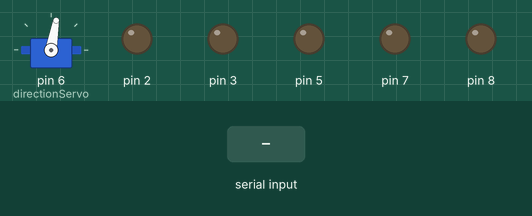
Recording of a sketch running on a simulated Arduino Uno, built with avr-gcc and run on an emulated ATmega328P. Shown: servo, output pins drawn as LEDs (lit = HIGH). Dashed ring = blinking. The inputs (shaded band) are chosen by the test bench.

Above: at 1.2 s.
1.3 s: byte 3 (BACKWARD) received over Serial
At 1.6 s:
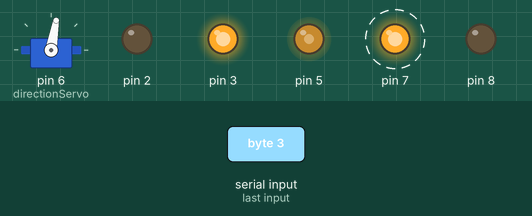
4.3 s: byte 2 (FORWARD) received over Serial
At 5.4 s:
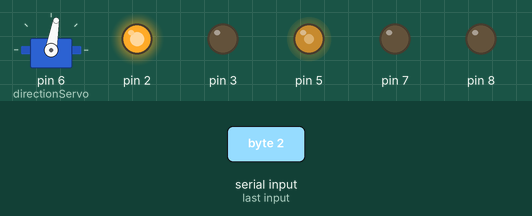
5.8 s: byte 4 (STOP) received over Serial
At 6.2 s:
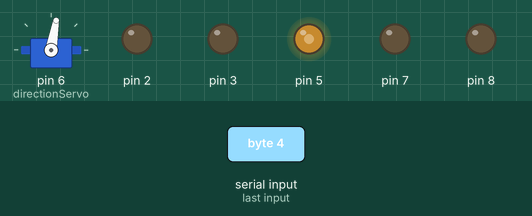
7.3 s: byte 5 (RIGHT) received over Serial
At 8.7 s:
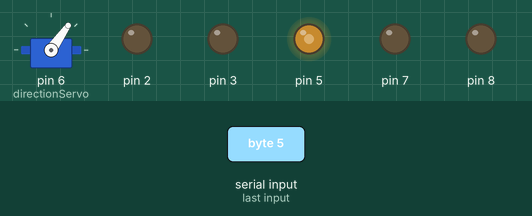
9.0 s: byte 2 (FORWARD) received over Serial
At 10.2 s:
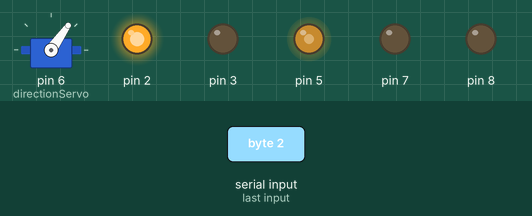
10.5 s: byte 6 (LEFT) received over Serial
At 11.1 s:
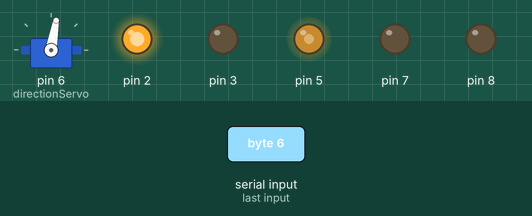
Timing chart, 0 to 13.2 s (numbered marks = the images above; inputs shaded):
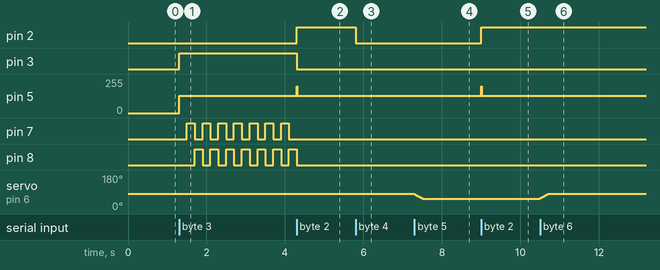

Measured:
- after the input at 1.3 s, pin 3: LOW → HIGH at once; pin 5: 0/255 → 130/255 at once; pin 7: alternates HIGH for 0.20 s and LOW for 0.20 s, starting after 0.20 s; pin 8: alternates HIGH for 0.20 s and LOW for 0.20 s, starting after 0.40 s
- after the input at 4.3 s, pin 2: LOW → HIGH at once; pin 3: HIGH → LOW at once; pin 5: 130/255 → 200/255 at once, → 130/255 0.01 s later; pin 7: stops changing and stays LOW; pin 8: goes on until 4.3 s, then stays LOW
- after the input at 5.8 s, pin 2: HIGH → LOW at once
- after the input at 7.3 s, servo on pin 6 (directionServo): 80° → 55° at once
- after the input at 9.0 s, pin 2: LOW → HIGH at once; pin 5: 130/255 → 200/255 at once, → 130/255 0.01 s later
- after the input at 10.5 s, servo on pin 6 (directionServo): 55° → 80° at once

The sketch:

Robot_ver.3.10.ino
```cpp
#include <Wire.h>
#include <Servo.h>

int speed = 130; // PWM signal for DC motor speed
int servoPosition = 80; // PWM signal for servo position

Servo directionServo; // Definition of servo for driving direction

const long interval = 200; // LED blinking interval

// Enum definition for control commands
enum Command {
  FORWARD = 2,    // Command to move forward
  BACKWARD = 3,   // Command to move backward
  STOP = 4,       // Command to stop
  RIGHT = 5,      // Command to turn right
  LEFT = 6        // Command to turn left
};

void setup()
{
  Serial.begin(9600); // Initialize serial communication
  // Outputs for DC motor
  pinMode(2, OUTPUT);
  pinMode(3, OUTPUT);
  //  Output for PWM signal to DC motor speed
  pinMode(5, OUTPUT);
  //  Output for PWM signal to servo position
  directionServo.attach(6);
  // Outputs for LEDs
  pinMode(7, OUTPUT);
  pinMode(8, OUTPUT);
  // Set the initial position of the driving direction servo
  directionServo.write(servoPosition);
}

void moveForward(int speed)
{
  digitalWrite(2, HIGH);
  digitalWrite(3, LOW);
  analogWrite(5, 200);
  delay(10);
  analogWrite(5, speed);
}

void moveBackward(int speed)
{
  unsigned long previousMillis = millis(); // Initialize time tracking
  unsigned long currentMillis = millis();
  bool toggle = false;

  digitalWrite(2, LOW);
  digitalWrite(3, HIGH);
  analogWrite(5, speed);

  // Start blinking LEDs during backward motion
  while (Serial.available() == 0)   // Continue as long as no new command is received
  {
    currentMillis = millis();
    if (currentMillis - previousMillis >= interval)
    {
      previousMillis = currentMillis;

      // Alternate the LEDs
      toggle = !toggle;
      digitalWrite(7, toggle); // Toggle LED on pin 7
      digitalWrite(8, !toggle); // Opposite state for LED on pin 8
    }
  }

  // Turn off LEDs once a new command is received
  digitalWrite(7, LOW);
  digitalWrite(8, LOW);
}

void stop()
{
  digitalWrite(2, LOW);
  digitalWrite(3, LOW);
}

void turnRight()
{
  if (servoPosition > 40)
  {
    for (int c = 0; c < 5; c++)
    {
      servoPosition -= 5;
      directionServo.write(servoPosition); // Adjust the steering servo to turn right
      delay(50);
    }
  }
}

void turnLeft()
{
  if (servoPosition < 130)
  {
      for (int c = 0; c < 5; c++)
    {
      servoPosition += 5;
      directionServo.write(servoPosition); // Adjust the steering servo to turn right
      delay(50);
    }
  }
}

void loop()
{
  if (Serial.available() > 0)
  {
    int receivedCommand = Serial.read(); // Receive command

    if (receivedCommand < 0 || receivedCommand > 255)
    {
      return;  // If received command is out of range (0-255)
    }

    // Mapping the engine power percentage from the app to the PWM signal value
    if (receivedCommand > 100)
    {
      speed = map(receivedCommand, 125, 200, 100, 255);
    }

    else
    {
       switch (receivedCommand)
       {
        case FORWARD:
          moveForward(speed);
          break;
        case BACKWARD:
          moveBackward(speed);
          break;
        case STOP:
          stop();
          break;
        case RIGHT:
          turnRight();
          break;
        case LEFT:
          turnLeft();
          break;
       }
    }
  }
}
```
